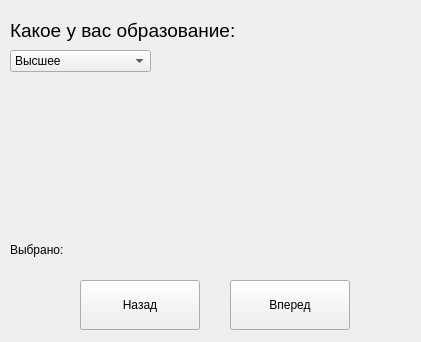
<?xml version="1.0" encoding="UTF-8"?>
<ui version="4.0">
 <class>Youth</class>
 <widget class="QWidget" name="Youth">
  <property name="geometry">
   <rect>
    <x>0</x>
    <y>0</y>
    <width>421</width>
    <height>342</height>
   </rect>
  </property>
  <property name="windowTitle">
   <string>Form</string>
  </property>
  <widget class="QPushButton" name="Back">
   <property name="geometry">
    <rect>
     <x>80</x>
     <y>280</y>
     <width>120</width>
     <height>50</height>
    </rect>
   </property>
   <property name="text">
    <string>Назад</string>
   </property>
  </widget>
  <widget class="QPushButton" name="Next">
   <property name="geometry">
    <rect>
     <x>230</x>
     <y>280</y>
     <width>120</width>
     <height>50</height>
    </rect>
   </property>
   <property name="text">
    <string>Вперед</string>
   </property>
  </widget>
  <widget class="QLabel" name="YouthLbl2">
   <property name="geometry">
    <rect>
     <x>10</x>
     <y>10</y>
     <width>311</width>
     <height>41</height>
    </rect>
   </property>
   <property name="text">
    <string>&lt;html&gt;&lt;head/&gt;&lt;body&gt;&lt;p&gt;&lt;span style=&quot; font-size:14pt;&quot;&gt;Какое у вас образование:&lt;/span&gt;&lt;/p&gt;&lt;/body&gt;&lt;/html&gt;</string>
   </property>
  </widget>
  <widget class="QLabel" name="YouthLbl1">
   <property name="geometry">
    <rect>
     <x>10</x>
     <y>240</y>
     <width>171</width>
     <height>20</height>
    </rect>
   </property>
   <property name="text">
    <string>Выбрано: </string>
   </property>
  </widget>
  <widget class="QComboBox" name="comboBox">
   <property name="geometry">
    <rect>
     <x>10</x>
     <y>50</y>
     <width>141</width>
     <height>22</height>
    </rect>
   </property>
   <item>
    <property name="text">
     <string>Высшее</string>
    </property>
   </item>
   <item>
    <property name="text">
     <string>Высшее неоконченное</string>
    </property>
   </item>
   <item>
    <property name="text">
     <string>Среднее</string>
    </property>
   </item>
   <item>
    <property name="text">
     <string>Отсутствует</string>
    </property>
   </item>
  </widget>
  <widget class="QLabel" name="label_img">
   <property name="geometry">
    <rect>
     <x>160</x>
     <y>50</y>
     <width>231</width>
     <height>181</height>
    </rect>
   </property>
   <property name="text">
    <string/>
   </property>
  </widget>
 </widget>
 <resources/>
 <connections/>
</ui>
